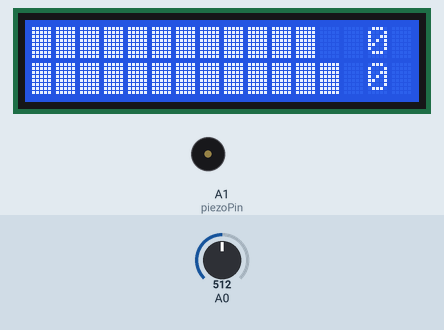
Simulated run of this sketch. Board: Arduino Uno, built with avr-gcc and run on an emulated ATmega328P. Shown: 16×2 character LCD, buzzer (waves = sounding). The inputs (shaded band) are chosen by the test bench; at power-on: A0 = 512. What the sketch prints to the serial monitor is not drawn.

Above: at 1.3 s.
1.4 s: A0 set to 716
At 4.1 s:
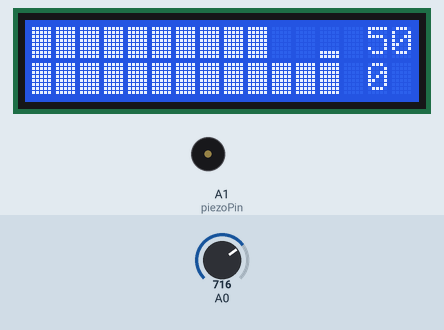
4.7 s: A0 set to 900
At 7.1 s:
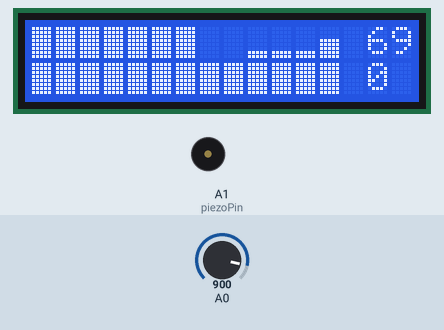
8.9 s: A0 set to 1023
At 11.1 s:
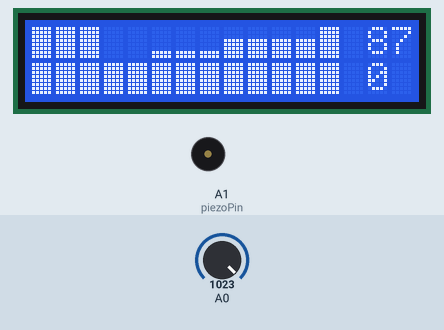
13.1 s: A0 set to 511
At 15.8 s:
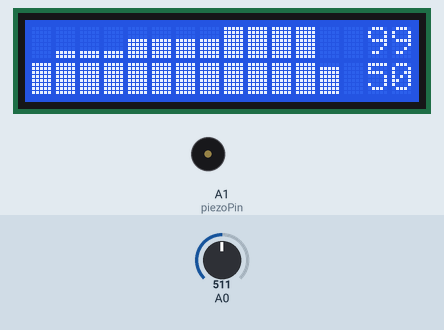
17.3 s: A0 set to 306
At 20.0 s:
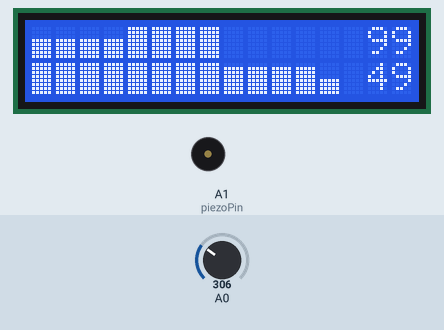
21.5 s: A0 set to 122
At 24.2 s:
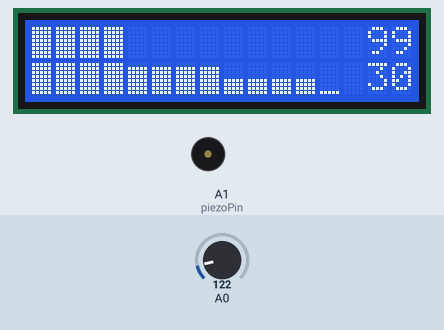
Timing chart, 0 to 29.1 s (numbered marks = the images above; inputs shaded):
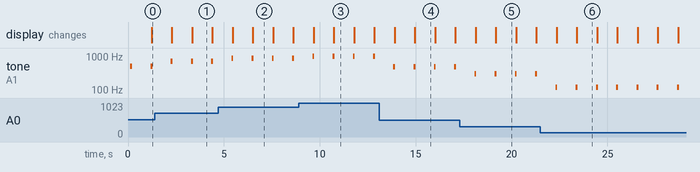

Measured:
- after the input at 1.4 s, the display: first differs from a run without the input after 1.9 s (image 1)
- after the input at 4.7 s, the display: first differs from a run without the input after 1.8 s (image 2)
- after the input at 8.9 s, the display: first differs from a run without the input after 1.8 s (image 3)
- after the input at 13.1 s, the display: first differs from a run without the input after 1.9 s (image 4)
- after the input at 17.3 s, the display: first differs from a run without the input after 1.9 s (image 5)
- after the input at 21.5 s, the display: first differs from a run without the input after 1.9 s (image 6)
- by itself, tone on A1 (piezoPin): alternates 120 Hz for 0.10 s and silent for 0.96 s

The sketch:

arduino_photoresistor.ino
```cpp
#include <Wire.h>
#include <LiquidCrystal_I2C.h>

LiquidCrystal_I2C lcd(0x27, 16, 2);

int plot_array[20]; // массив данных для графика

int piezoPin = A1;
void setup() {
  Serial.begin(9600);
  lcd.init();
  lcd.backlight();
  lcd.clear();

  pinMode(A1, OUTPUT); // Пин фоторезистора

  // инициализация символов для отрисовки.
  initPlot();
}
void loop() {

  int value = map(analogRead(A0), 0, 1023, 1, 99);
  tone(piezoPin, value * 10, 100);

  Serial.println(value);

  drawPlot(0, 1, 13, 2, 1, 99, value); // принимает аргументы (столбец, строка, ширина, высота, мин. значение, макс. значение, величина)

  int max_value = -32000;
  int min_value = 32000;

  for (byte i = 0; i < 12; i++) {
    if (plot_array[i] > max_value) max_value = plot_array[i];
    if (plot_array[i] < min_value) min_value = plot_array[i];
  }
  // отрисовка максимального и минимального значения
  lcd.setCursor(14, 0);
  lcd.print(max_value); lcd.print(" ");
  lcd.setCursor(14, 1);
  lcd.print(min_value); lcd.print(" ");

  delay(1000);
}
void initPlot() {
  // http://maxpromer.github.io/LCD-Character-Creator/
  byte row8[8] = {0b11111,  0b11111,  0b11111,  0b11111,  0b11111,  0b11111,  0b11111,  0b11111};
  byte row7[8] = {0b00000,  0b11111,  0b11111,  0b11111,  0b11111,  0b11111,  0b11111,  0b11111};
  byte row6[8] = {0b00000,  0b00000,  0b11111,  0b11111,  0b11111,  0b11111,  0b11111,  0b11111};
  byte row5[8] = {0b00000,  0b00000,  0b00000,  0b11111,  0b11111,  0b11111,  0b11111,  0b11111};
  byte row4[8] = {0b00000,  0b00000,  0b00000,  0b00000,  0b11111,  0b11111,  0b11111,  0b11111};
  byte row3[8] = {0b00000,  0b00000,  0b00000,  0b00000,  0b00000,  0b11111,  0b11111,  0b11111};
  byte row2[8] = {0b00000,  0b00000,  0b00000,  0b00000,  0b00000,  0b00000,  0b11111,  0b11111};
  byte row1[8] = {0b00000,  0b00000,  0b00000,  0b00000,  0b00000,  0b00000,  0b00000,  0b11111};
  lcd.createChar(0, row8);
  lcd.createChar(1, row1);
  lcd.createChar(2, row2);
  lcd.createChar(3, row3);
  lcd.createChar(4, row4);
  lcd.createChar(5, row5);
  lcd.createChar(6, row6);
  lcd.createChar(7, row7);
}
void drawPlot(byte pos, byte row, byte width, byte height, int min_val, int max_val, int fill_val) {
  for (byte i = 0; i < width; i++) {
    plot_array[i] = plot_array[i + 1];
  }
  fill_val = constrain(fill_val, min_val, max_val);
  plot_array[width] = fill_val;
  for (byte i = 0; i < width; i++) {                  // каждый столбец параметров
    byte infill, fract;
    // найти количество целых блоков с учётом минимума и максимума для отображения на графике
    infill = floor((float)(plot_array[i] - min_val) / (max_val - min_val) * height * 10);
    fract = (infill % 10) * 8 / 10;                   // найти количество оставшихся полосок
    infill = infill / 10;
    for (byte n = 0; n < height; n++) {     // для всех строк графика
      if (n < infill && infill > 0) {       // пока мы ниже уровня
        lcd.setCursor(pos + i, (row - n));        // заполняем полными ячейками
        lcd.write(0);
      }
      if (n >= infill) {                    // если достигли уровня
        lcd.setCursor(pos + i, (row - n));
        if (fract > 0) lcd.write(fract);          // заполняем дробные ячейки
        else lcd.write(16);                       // если дробные == 0, заливаем пустой
        for (byte k = n + 1; k < height; k++) {   // всё что сверху заливаем пустыми
          lcd.setCursor(pos + i, (row - k));
          lcd.write(16);
        }
        break;
      }
    }
  }
}
```
